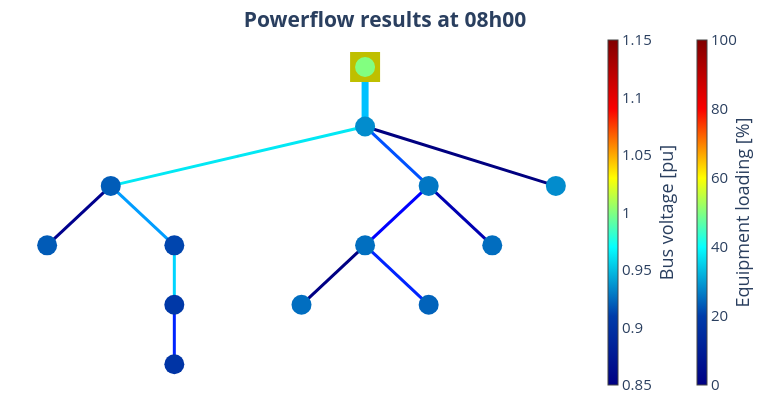
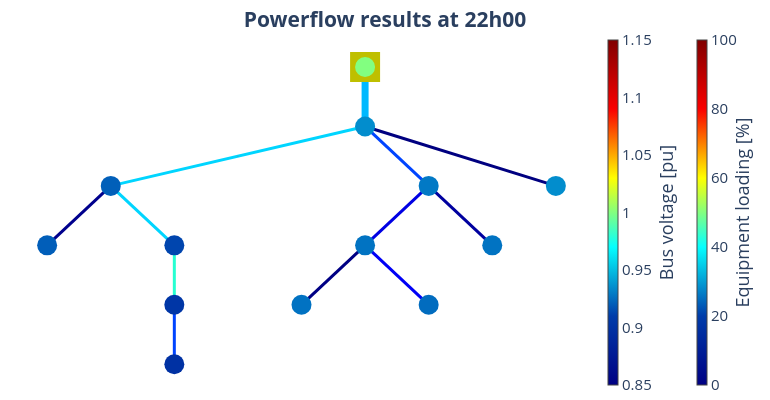

Source (notebook cell) for these figures, in order:
### Code cell
for plot_time in [time(hour=8), time(hour=22)]:

    pp_plot.plot_timestamps_powerflow_result(
        net=net_Trey_pickle,
        filename="sim_result_" + pp_plot._time_to_str(plot_time),
        plot_time=plot_time,
    )
    print()

### Figure 1 — Plotly figure (JSON) as saved in the notebook; plotly's stock layout.template omitted (floating-point values rounded to 4 significant figures)
{"data": [{"hoverinfo": "text", "legendgroup": "Transformers", "line": {"color": "rgb(0.0,192.5,255.0)", "width": 7}, "mode": "lines", "name": "Transformers", "showlegend": true, "text": "STMT003438<br>Loading: 31.5 %", "type": "scatter", "x": [0, 0, 0], "y": [0, -0.5, -1]}, {"hoverinfo": "text", "legendgroup": "Transformers", "marker": {"color": "rgb(0.0,192.5,255.0)", "size": 1, "symbol": "circle"}, "mode": "markers", "name": "edge_center", "showlegend": false, "text": ["STMT003438<br>Loading: 31.5 %"], "type": "scatter", "x": [0], "y": [-0.5]}, {"hoverinfo": "text", "legendgroup": "lines", "line": {"color": "rgb(2.4193548387096313,232.49999999999994,244.35483870967747)", "width": 3}, "mode": "lines", "name": "lines", "showlegend": true, "text": "GKN3x150_150<br>Loading: 35.5 %", "type": "scatter", "x": [0, -1, -2], "y": [-1, -1.5, -2]}, {"hoverinfo": "text", "legendgroup": "lines", "line": {"color": "rgb(0.0,0.0,141.13636363636363)", "width": 3}, "mode": "lines", "name": "lines", "showlegend": false, "text": "GKN3x150_150_2<br>Loading: 1.2 %", "type": "scatter", "x": [-2, -2.25, -2.5], "y": [-2, -2.5, -3]}, {"hoverinfo": "text", "legendgroup": "lines", "line": {"color": "rgb(0.0,156.5,255.0)", "width": 3}, "mode": "lines", "name": "lines", "showlegend": false, "text": "GKN3X95_95<br>Loading: 28.0 %", "type": "scatter", "x": [-2, -1.75, -1.5], "y": [-2, -2.5, -3]}, {"hoverinfo": "text", "legendgroup": "lines", "line": {"color": "rgb(0.0,212.5,255.0)", "width": 3}, "mode": "lines", "name": "lines", "showlegend": false, "text": "GKT3X50_50<br>Loading: 33.3 %", "type": "scatter", "x": [-1.5, -1.5, -1.5], "y": [-3, -3.5, -4]}, {"hoverinfo": "text", "legendgroup": "lines", "line": {"color": "rgb(0.0,36.49999999999997,255.0)", "width": 3}, "mode": "lines", "name": "lines", "showlegend": false, "text": "GKT3X50_50_2<br>Loading: 16.2 %", "type": "scatter", "x": [-1.5, -1.5, -1.5], "y": [-4, -4.5, -5]}, {"hoverinfo": "text", "legendgroup": "lines", "line": {"color": "rgb(0.0,80.5,255.0)", "width": 3}, "mode": "lines", "name": "lines", "showlegend": false, "text": "GKN3x150_150_3<br>Loading: 20.3 %", "type": "scatter", "x": [0, 0.25, 0.5], "y": [-1, -1.5, -2]}, {"hoverinfo": "text", "legendgroup": "lines", "line": {"color": "rgb(0.0,0.0,255.0)", "width": 3}, "mode": "lines", "name": "lines", "showlegend": false, "text": "GKN3X95_95_2<br>Loading: 12.4 %", "type": "scatter", "x": [0.5, 0.25, 0], "y": [-2, -2.5, -3]}, {"hoverinfo": "text", "legendgroup": "lines", "line": {"color": "rgb(0.0,0.0,132.04545454545453)", "width": 3}, "mode": "lines", "name": "lines", "showlegend": false, "text": "GKN3x150_150_4<br>Loading: 0.5 %", "type": "scatter", "x": [0, -0.25, -0.5], "y": [-3, -3.5, -4]}, {"hoverinfo": "text", "legendgroup": "lines", "line": {"color": "rgb(0.0,36.49999999999997,255.0)", "width": 3}, "mode": "lines", "name": "lines", "showlegend": false, "text": "GKN3X50_50<br>Loading: 16.3 %", "type": "scatter", "x": [0, 0.25, 0.5], "y": [-3, -3.5, -4]}, {"hoverinfo": "text", "legendgroup": "lines", "line": {"color": "rgb(0.0,0.0,177.5)", "width": 3}, "mode": "lines", "name": "lines", "showlegend": false, "text": "GKN3X50_50_2<br>Loading: 4.6 %", "type": "scatter", "x": [0.5, 0.75, 1], "y": [-2, -2.5, -3]}, {"hoverinfo": "text", "legendgroup": "lines", "line": {"color": "rgb(0.0,0.0,127.5)", "width": 3}, "mode": "lines", "name": "lines", "showlegend": false, "text": "GKN3X240_240<br>Loading: 0.1 %", "type": "scatter", "x": [0, 0.75, 1.5], "y": [-1, -1.5, -2]}, {"marker": {"cmax": 100, "cmin": 0, "color": "rgb(255,255,255)", "colorbar": {"thickness": 10, "title": {"side": "right", "text": "Equipment loading [%]"}, "x": 1.15}, "colorscale": [[0, "rgb(0,0,131)"], [0.2, "rgb(0,60,170)"], [0.4, "rgb(5,255,255)"], [0.6, "rgb(255,255,0)"], [0.8, "rgb(250,0,0)"], [1, "rgb(128,0,0)"]], "opacity": 0, "size": 0}, "mode": "markers", "type": "scatter", "x": [0], "y": [-1]}, {"hoverinfo": "text", "legendgroup": "lines", "marker": {"color": "rgb(128, 128, 128)", "size": 1, "symbol": "circle"}, "mode": "markers", "name": "edge_center", "showlegend": false, "text": ["GKN3x150_150<br>Loading: 35.5 %", "GKN3x150_150_2<br>Loading: 1.2 %", "GKN3X95_95<br>Loading: 28.0 %", "GKT3X50_50<br>Loading: 33.3 %", "GKT3X50_50_2<br>Loading: 16.2 %", "GKN3x150_150_3<br>Loading: 20.3 %", "GKN3X95_95_2<br>Loading: 12.4 %", "GKN3x150_150_4<br>Loading: 0.5 %", "GKN3X50_50<br>Loading: 16.3 %", "GKN3X50_50_2<br>Loading: 4.6 %", "GKN3X240_240<br>Loading: 0.1 %"], "type": "scatter", "x": [-1], "y": [-1.5]}, {"hoverinfo": "text", "marker": {"color": "rgb(191, 191, 0)", "size": 30, "symbol": "square"}, "mode": "markers", "name": "Ext grid", "text": [null], "type": "scatter", "x": [0], "y": [0]}, {"hoverinfo": "text", "marker": {"cmax": 1.15, "cmin": 0.85, "color": [0.9346, 0.9197, 0.9195, 0.9129, 0.9056, 0.9016, 0.9282, 0.9256, 0.9253, 0.9219, 0.9251, 0.9345, 1], "colorbar": {"thickness": 10, "title": {"side": "right", "text": "Bus voltage [pu]"}, "x": 1}, "colorscale": [[0, "rgb(0,0,131)"], [0.2, "rgb(0,60,170)"], [0.4, "rgb(5,255,255)"], [0.6, "rgb(255,255,0)"], [0.8, "rgb(250,0,0)"], [1, "rgb(128,0,0)"]], "size": 20, "symbol": "circle"}, "mode": "markers", "name": "buses", "text": ["STMT003438<br>V: 0.935 pu", "CDBT004764<br>V: 0.92 pu", "CDBT003746<br>V: 0.919 pu", "CDBT004760<br>V: 0.913 pu", "CDBT012139<br>V: 0.906 pu", "CDBT900784<br>V: 0.902 pu", "CDBT901452<br>V: 0.928 pu", "CDBT004774<br>V: 0.926 pu", "CDBT901604<br>V: 0.925 pu", "CDBT016055<br>V: 0.922 pu", "N1<br>V: 0.925 pu", "60437<br>V: 0.935 pu", "STMT003438HV<br>V: 1.0 pu"], "type": "scatter", "x": [0, -2, -2.5, -1.5, -1.5, -1.5, 0.5, 0, -0.5, 0.5, 1, 1.5, 0], "y": [-1, -2, -3, -3, -4, -5, -2, -3, -4, -4, -3, -2, 0]}], "layout": {"font": {"size": 15}, "height": 400, "hovermode": "closest", "legend": {"font": {"size": 12}, "itemsizing": "constant"}, "margin": {"b": 5, "l": 5, "r": 5, "t": 30}, "paper_bgcolor": "white", "plot_bgcolor": "white", "showlegend": false, "title": {"text": "<b>Powerflow results at 08h00<b>", "x": 0.5, "xanchor": "center", "y": 0.97, "yanchor": "top"}, "width": 770, "xaxis": {"showgrid": false, "showticklabels": false, "tickfont": {"family": "Arial Black", "size": 12}, "title": {"font": {"size": 12}}, "zeroline": false}, "yaxis": {"showgrid": false, "showticklabels": false, "tickfont": {"family": "Arial Black", "size": 12}, "title": {"font": {"size": 12}}, "zeroline": false}}}

### Figure 2 — Plotly figure (JSON) as saved in the notebook; plotly's stock layout.template omitted (floating-point values rounded to 4 significant figures)
{"data": [{"hoverinfo": "text", "legendgroup": "Transformers", "line": {"color": "rgb(0.0,184.5,255.0)", "width": 7}, "mode": "lines", "name": "Transformers", "showlegend": true, "text": "STMT003438<br>Loading: 30.6 %", "type": "scatter", "x": [0, 0, 0], "y": [0, -0.5, -1]}, {"hoverinfo": "text", "legendgroup": "Transformers", "marker": {"color": "rgb(0.0,184.5,255.0)", "size": 1, "symbol": "circle"}, "mode": "markers", "name": "edge_center", "showlegend": false, "text": ["STMT003438<br>Loading: 30.6 %"], "type": "scatter", "x": [0], "y": [-0.5]}, {"hoverinfo": "text", "legendgroup": "lines", "line": {"color": "rgb(0.0,212.5,255.0)", "width": 3}, "mode": "lines", "name": "lines", "showlegend": true, "text": "GKN3x150_150<br>Loading: 33.6 %", "type": "scatter", "x": [0, -1, -2], "y": [-1, -1.5, -2]}, {"hoverinfo": "text", "legendgroup": "lines", "line": {"color": "rgb(0.0,0.0,141.13636363636363)", "width": 3}, "mode": "lines", "name": "lines", "showlegend": false, "text": "GKN3x150_150_2<br>Loading: 1.4 %", "type": "scatter", "x": [-2, -2.25, -2.5], "y": [-2, -2.5, -3]}, {"hoverinfo": "text", "legendgroup": "lines", "line": {"color": "rgb(0.0,212.5,255.0)", "width": 3}, "mode": "lines", "name": "lines", "showlegend": false, "text": "GKN3X95_95<br>Loading: 33.4 %", "type": "scatter", "x": [-2, -1.75, -1.5], "y": [-2, -2.5, -3]}, {"hoverinfo": "text", "legendgroup": "lines", "line": {"color": "rgb(37.90322580645161,255.0,208.8709677419355)", "width": 3}, "mode": "lines", "name": "lines", "showlegend": false, "text": "GKT3X50_50<br>Loading: 39.8 %", "type": "scatter", "x": [-1.5, -1.5, -1.5], "y": [-3, -3.5, -4]}, {"hoverinfo": "text", "legendgroup": "lines", "line": {"color": "rgb(0.0,68.49999999999997,255.0)", "width": 3}, "mode": "lines", "name": "lines", "showlegend": false, "text": "GKT3X50_50_2<br>Loading: 19.4 %", "type": "scatter", "x": [-1.5, -1.5, -1.5], "y": [-4, -4.5, -5]}, {"hoverinfo": "text", "legendgroup": "lines", "line": {"color": "rgb(0.0,68.49999999999997,255.0)", "width": 3}, "mode": "lines", "name": "lines", "showlegend": false, "text": "GKN3x150_150_3<br>Loading: 19.3 %", "type": "scatter", "x": [0, 0.25, 0.5], "y": [-1, -1.5, -2]}, {"hoverinfo": "text", "legendgroup": "lines", "line": {"color": "rgb(0.0,0.0,227.49999999999997)", "width": 3}, "mode": "lines", "name": "lines", "showlegend": false, "text": "GKN3X95_95_2<br>Loading: 8.7 %", "type": "scatter", "x": [0.5, 0.25, 0], "y": [-2, -2.5, -3]}, {"hoverinfo": "text", "legendgroup": "lines", "line": {"color": "rgb(0.0,0.0,132.04545454545453)", "width": 3}, "mode": "lines", "name": "lines", "showlegend": false, "text": "GKN3x150_150_4<br>Loading: 0.7 %", "type": "scatter", "x": [0, -0.25, -0.5], "y": [-3, -3.5, -4]}, {"hoverinfo": "text", "legendgroup": "lines", "line": {"color": "rgb(0.0,0.0,245.68181818181816)", "width": 3}, "mode": "lines", "name": "lines", "showlegend": false, "text": "GKN3X50_50<br>Loading: 10.3 %", "type": "scatter", "x": [0, 0.25, 0.5], "y": [-3, -3.5, -4]}, {"hoverinfo": "text", "legendgroup": "lines", "line": {"color": "rgb(0.0,0.0,159.3181818181818)", "width": 3}, "mode": "lines", "name": "lines", "showlegend": false, "text": "GKN3X50_50_2<br>Loading: 2.9 %", "type": "scatter", "x": [0.5, 0.75, 1], "y": [-2, -2.5, -3]}, {"hoverinfo": "text", "legendgroup": "lines", "line": {"color": "rgb(0.0,0.0,127.5)", "width": 3}, "mode": "lines", "name": "lines", "showlegend": false, "text": "GKN3X240_240<br>Loading: 0.1 %", "type": "scatter", "x": [0, 0.75, 1.5], "y": [-1, -1.5, -2]}, {"marker": {"cmax": 100, "cmin": 0, "color": "rgb(255,255,255)", "colorbar": {"thickness": 10, "title": {"side": "right", "text": "Equipment loading [%]"}, "x": 1.15}, "colorscale": [[0, "rgb(0,0,131)"], [0.2, "rgb(0,60,170)"], [0.4, "rgb(5,255,255)"], [0.6, "rgb(255,255,0)"], [0.8, "rgb(250,0,0)"], [1, "rgb(128,0,0)"]], "opacity": 0, "size": 0}, "mode": "markers", "type": "scatter", "x": [0], "y": [-1]}, {"hoverinfo": "text", "legendgroup": "lines", "marker": {"color": "rgb(128, 128, 128)", "size": 1, "symbol": "circle"}, "mode": "markers", "name": "edge_center", "showlegend": false, "text": ["GKN3x150_150<br>Loading: 33.6 %", "GKN3x150_150_2<br>Loading: 1.4 %", "GKN3X95_95<br>Loading: 33.4 %", "GKT3X50_50<br>Loading: 39.8 %", "GKT3X50_50_2<br>Loading: 19.4 %", "GKN3x150_150_3<br>Loading: 19.3 %", "GKN3X95_95_2<br>Loading: 8.7 %", "GKN3x150_150_4<br>Loading: 0.7 %", "GKN3X50_50<br>Loading: 10.3 %", "GKN3X50_50_2<br>Loading: 2.9 %", "GKN3X240_240<br>Loading: 0.1 %"], "type": "scatter", "x": [-1], "y": [-1.5]}, {"hoverinfo": "text", "marker": {"color": "rgb(191, 191, 0)", "size": 30, "symbol": "square"}, "mode": "markers", "name": "Ext grid", "text": [null], "type": "scatter", "x": [0], "y": [0]}, {"hoverinfo": "text", "marker": {"cmax": 1.15, "cmin": 0.85, "color": [0.9349, 0.9209, 0.9206, 0.9127, 0.904, 0.8993, 0.9289, 0.927, 0.9267, 0.9247, 0.9269, 0.9348, 1], "colorbar": {"thickness": 10, "title": {"side": "right", "text": "Bus voltage [pu]"}, "x": 1}, "colorscale": [[0, "rgb(0,0,131)"], [0.2, "rgb(0,60,170)"], [0.4, "rgb(5,255,255)"], [0.6, "rgb(255,255,0)"], [0.8, "rgb(250,0,0)"], [1, "rgb(128,0,0)"]], "size": 20, "symbol": "circle"}, "mode": "markers", "name": "buses", "text": ["STMT003438<br>V: 0.935 pu", "CDBT004764<br>V: 0.921 pu", "CDBT003746<br>V: 0.921 pu", "CDBT004760<br>V: 0.913 pu", "CDBT012139<br>V: 0.904 pu", "CDBT900784<br>V: 0.899 pu", "CDBT901452<br>V: 0.929 pu", "CDBT004774<br>V: 0.927 pu", "CDBT901604<br>V: 0.927 pu", "CDBT016055<br>V: 0.925 pu", "N1<br>V: 0.927 pu", "60437<br>V: 0.935 pu", "STMT003438HV<br>V: 1.0 pu"], "type": "scatter", "x": [0, -2, -2.5, -1.5, -1.5, -1.5, 0.5, 0, -0.5, 0.5, 1, 1.5, 0], "y": [-1, -2, -3, -3, -4, -5, -2, -3, -4, -4, -3, -2, 0]}], "layout": {"font": {"size": 15}, "height": 400, "hovermode": "closest", "legend": {"font": {"size": 12}, "itemsizing": "constant"}, "margin": {"b": 5, "l": 5, "r": 5, "t": 30}, "paper_bgcolor": "white", "plot_bgcolor": "white", "showlegend": false, "title": {"text": "<b>Powerflow results at 22h00<b>", "x": 0.5, "xanchor": "center", "y": 0.97, "yanchor": "top"}, "width": 770, "xaxis": {"showgrid": false, "showticklabels": false, "tickfont": {"family": "Arial Black", "size": 12}, "title": {"font": {"size": 12}}, "zeroline": false}, "yaxis": {"showgrid": false, "showticklabels": false, "tickfont": {"family": "Arial Black", "size": 12}, "title": {"font": {"size": 12}}, "zeroline": false}}}
